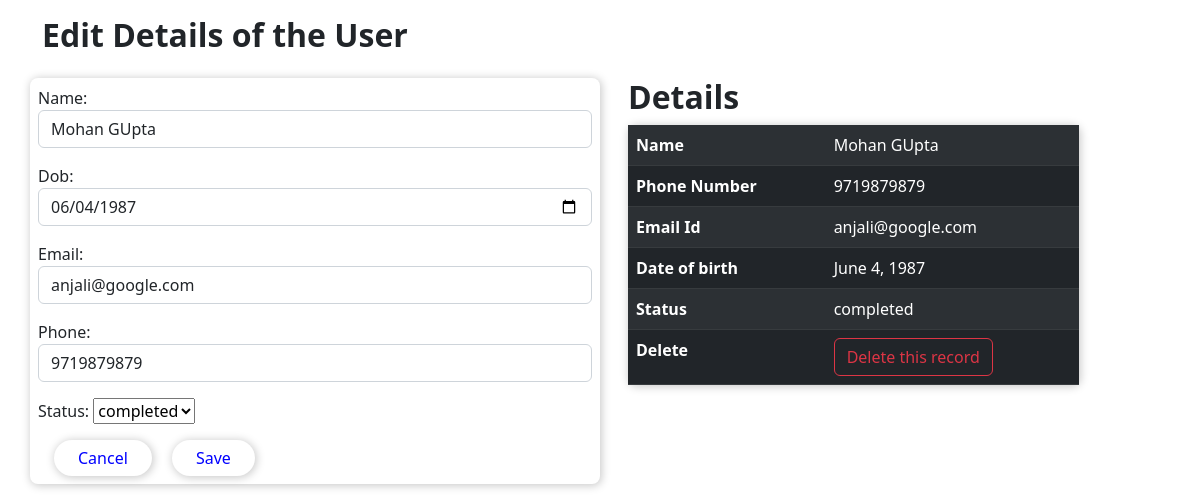
Screenshot of /details/8 with the database file from the repository.
### emp/models.py (models this page shows, shortened)
class Employee(models.Model):
    name= models.CharField(max_length=250)
    dob = models.DateField()
    email = models.EmailField(max_length=150, unique=True)
    phone = models.PositiveIntegerField()
    status = models.CharField(choices=choices, max_length=10)

### emp/views.py (the view)
# urls.py: path('details/<str:pk>', views.UpdateEmployee, name='details'),
def UpdateEmployee(request, pk):
    emp = Employee.objects.get(id=pk)
    form =EmployeeForm(instance=emp)
    if request.method=='POST':
        form = EmployeeForm(request.POST, instance=emp)
        if form.is_valid():
            form.save()
            return redirect('/')
    context={'emp':emp, 'form':form}
    return render(request, 'emp/details.html', context)

### emp/forms.py (shortened to what this page needs)
class EmployeeForm(forms.ModelForm):
    class Meta:
        model = Employee
        fields = '__all__'
        widgets={
            'name':forms.TextInput(attrs=({'class':'form-control','placeholder':"Enter name"})),
            'dob':forms.DateInput(attrs=({'class':'form-control', 'type':'date'})),
            'email':forms.EmailInput(attrs=({'class':'form-control','placeholder':"Email"})),
            'phone':forms.NumberInput(attrs=({'class':'form-control','placeholder':"phone"})),
        }

### templates/emp/details.html (shortened to what this page needs)
<!doctype html>
{% load static %}
<html lang="en">
<head>
    <link href="https://cdn.jsdelivr.net/npm/bootstrap@5.2.0-beta1/dist/css/bootstrap.min.css" rel="stylesheet"
>
    <link rel="stylesheet" href="https://cdnjs.cloudflare.com/ajax/libs/font-awesome/4.7.0/css/font-awesome.min.css">
    <link rel="stylesheet" href="{% static 'css/index.css' %}">
</head>
<div class="container my-3">
    <div class="row my-3">
        <h2 class="fw-bold">Edit Details of the User</h2>
        <div class="col-md-6 back p-2 my-3">
            <form action="" method="post">
                {{form.as_p}}
                <input type="button" value="Cancel" class="back addBtn btn btn-outline-dark px-4 mx-3" onclick="window.history.go(-1);" >
        <input type="submit" value="Save" class="back addBtn btn btn-outline-primary px-4">
              </form>
        </div>
        <div class="col-md-5 m-3 ">
            <h2 class="fw-bold">Details</h2>
            <table class="table back table-striped table-dark table-hover">
                <tr>
                    <th>Name</th>
                    <td>{{emp.name}}</td>
                </tr>
                <tr>
                    <th>Phone Number</th>
                    <td>{{emp.phone}}</td>
                </tr>
                <tr>
                    <th>Email Id</th>
                    <td>{{emp.email}}</td>
                </tr>
                <tr>
                    <th>Date of birth</th>
                    <td>{{emp.dob}}</td>
                </tr>
                <tr>
                    <th>Status</th>
                    <td>{{emp.status}}</td>
                </tr>
                <tr>
                    <th>Delete</th>
                    <td><a class="btn btn-outline-danger" href="{% url 'delete' emp.id %}">Delete this record</a></td>
                </tr>
            </table>
        </div>
    </div>
</div>
<body>
</body>
</html>

### static/css/index.css (style rules this page uses)
* { margin: 0; padding: 0; }
.back { box-shadow: 1px 1px 9px 1px rgba(0, 0, 0, 0.205); border-radius: 8px; }
.addBtn { background-color: white; border-radius: 25px; border: none; color: blue; }

### rows the page displays
Employee: name "Mohan GUpta", dob "06/04/1987", email "anjali@google.com", phone "9719879879", status "completed", dob "June 4, 1987"
